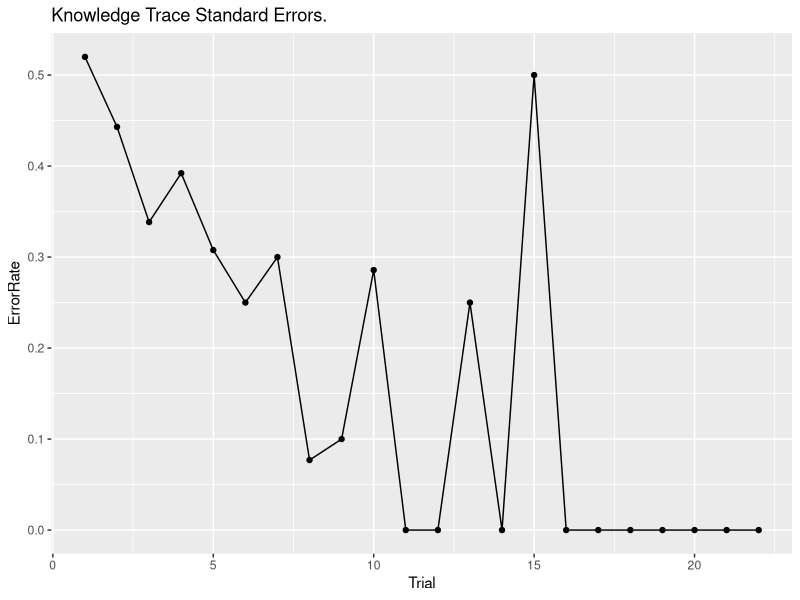
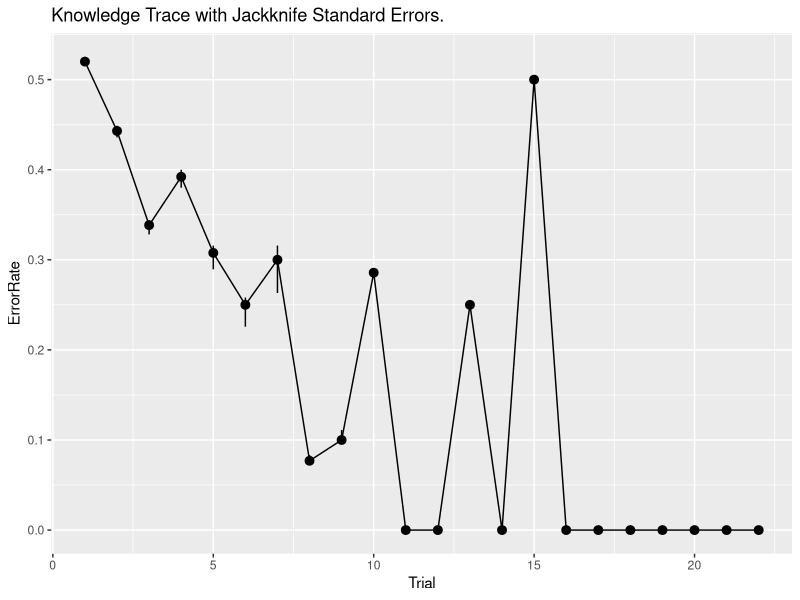
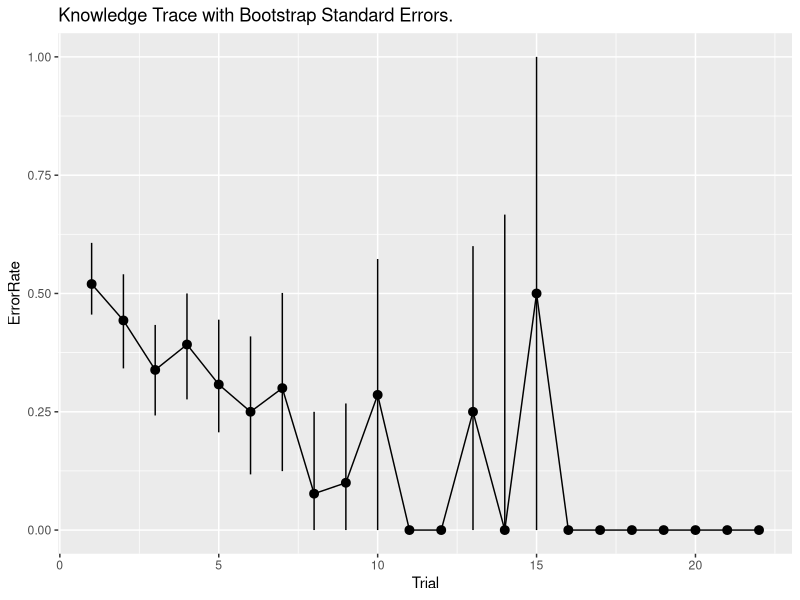

The R script that drew these images, in order:
## ---- chunk 1
knitr::opts_chunk$set(echo = TRUE)
library(tidyverse)
library(DiagrammeR)

## This is syntaxtic sugar, so I can use this idiom in a pipe.
applyappend <- function(listOfData)
  do.call(rbind,listOfData)


## ---- chunk 2
DiagrammeR::grViz("digraph hmm {

graph[layout=dot]

node[shape=circle]
subgraph hidden {
  rank=min;
  L0; L1; L2; L3; L4; L5
  L0 -> L1 -> L2 -> L3 -> L4 -> L5
}

X0; X1; X2; X3; X4; X5
L0 -> X0; L1 -> X1; L2 -> X2; L3 -> X3; L4 -> X4; L5->X5;

}")

## ---- chunk 3

simkt <- function(id=0,init=.5,learn=.25,
                  guess=.2,slip=.2,
                  quit0=.1,quit1=.25) {
  result <- numeric() # Result vector
  mastery <- runif(1) < init
  mvec <- numeric()
  done <- FALSE
  while (!done) {
    mvec <- c(mastery,mvec)
    result <- c(
      runif(1) < ifelse(mastery,1-slip,guess),
      result)
    if (!mastery) mastery <- runif(1) < learn
    done <- runif(1) < ifelse(mastery,quit1,quit0)
  }
  data.frame(id=id,
             trial=1:length(result),
             result=rev(result),
             mastery=rev(mvec))
}
simkt(-1)
## ---- chunk 4
N <- 100
lapply(1:N,
       function (id) {
         simkt(id)
       }) %>% applyappend -> simktdat
## ---- chunk 5
errRate <- function (trials,results) {
  utrials <- sort(unique(trials))
  er <- sapply(utrials, function (tri) 
    1 - sum(results[trials==tri])/sum(trials==tri))
  data.frame(Trial=utrials,ErrorRate=er)
}
errrate <- errRate(simktdat$trial,simktdat$result)
## ---- chunk 6
ggplot(errrate,aes(Trial,ErrorRate))+geom_point()+geom_line()+
    labs(title="Knowledge Trace Standard Errors.")

## ---- chunk 7
subjects <- unique(simktdat$id)
maxtrials <- nrow(errrate)
lapply(subjects, function( subj) {
    jdat <- filter(simktdat,id!=subj) 
    er <- errRate(pull(jdat,"trial"),
                pull(jdat,"result"))
    if (nrow(er) < maxtrials) {
      ## Pad out extra rows in matrix if needed.
      er <- add_row(er,Trial=(nrow(er)+1):maxtrials)
    }
    pull(er,"ErrorRate")
}) %>% applyappend -> jest

upper <- apply(jest,2,quantile,probs=.95,na.rm=TRUE)
lower <- apply(jest,2,quantile,probs=.05,na.rm=TRUE)
errrate %>%add_column(JackUpper=upper,JackLower=lower) -> errrate
## ---- chunk 8
ggplot(errrate,aes(Trial,ErrorRate))+
  geom_pointrange(aes(ymin=JackLower,ymax=JackUpper))+
  geom_line() +
  labs(title="Knowledge Trace with Jackknife Standard Errors.")

## ---- chunk 9
subjects <- unique(simktdat$id)
maxtrials <- nrow(errrate)
B <- 100
lapply(1:B, function(b) {
    bdat <- slice_sample(simktdat,prop=1,replace=TRUE) 
    er <- errRate(pull(bdat,"trial"),
                pull(bdat,"result"))
    if (nrow(er) < maxtrials) {
      ## Pad out extra rows in matrix if needed.
      er <- add_row(er,Trial=(nrow(er)+1):maxtrials)
    }
    pull(er,"ErrorRate")
}) %>% applyappend -> best

upper <- apply(best,2,quantile,probs=.95,na.rm=TRUE)
lower <- apply(best,2,quantile,probs=.05,na.rm=TRUE)
errrate %>%add_column(BootUpper=upper,BootLower=lower) -> errrate
## ---- chunk 10
ggplot(errrate,aes(Trial,ErrorRate))+
  geom_pointrange(aes(ymin=BootLower,ymax=BootUpper))+
  geom_line() +
  labs(title="Knowledge Trace with Bootstrap Standard Errors.")
